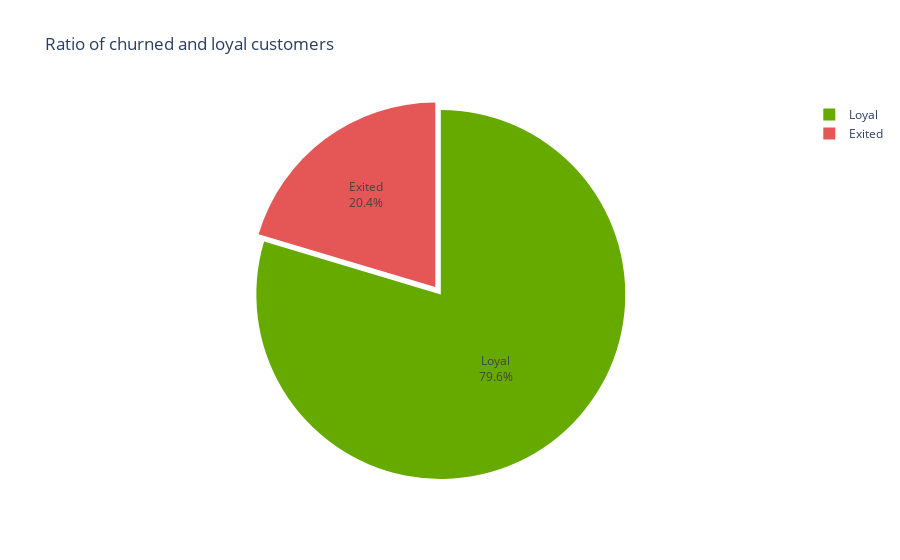

Notebook code cell kept with this figure:
### Markdown cell above
#### `9.1.` Каково соотношение ушедших и лояльных клиентов? Покажите это на графике и дайте комментарий по соотношению.

### Code cell
# Расчет значений
churned_customers = churn_dataset['Exited'].loc[churn_dataset.Exited == 1].count()
loyal_customers = churn_dataset['Exited'].loc[churn_dataset.Exited == 0].count()
total_customers = churn_dataset['Exited'].count()

# Построение круговой диаграммы
fig = px.pie(names=['Loyal', 'Exited'], 
             values=[loyal_customers, churned_customers],
             title='Ratio of churned and loyal customers',
             color_discrete_sequence=['#66AA00', '#E45756'])

fig.update_traces(textinfo='label+percent', pull=[0.03, 0.02])
fig.show()

# Вывод комментария
print(f"Соотношение ушедших клиентов к лояльным: {churned_customers}/{loyal_customers} ({churned_customers/total_customers:.2%})")

### Figure 1 — Plotly figure (JSON) as saved in the notebook; plotly's stock layout.template omitted (floating-point values rounded to 4 significant figures)
{"data": [{"domain": {"x": [0, 1], "y": [0, 1]}, "hovertemplate": "label=%{label}<br>value=%{value}<extra></extra>", "labels": ["Loyal", "Exited"], "legendgroup": "", "name": "", "pull": [0.03, 0.02], "showlegend": true, "textinfo": "label+percent", "type": "pie", "values": [7963, 2037]}], "layout": {"legend": {"tracegroupgap": 0}, "piecolorway": ["#66AA00", "#E45756"], "title": {"text": "Ratio of churned and loyal customers"}}}
